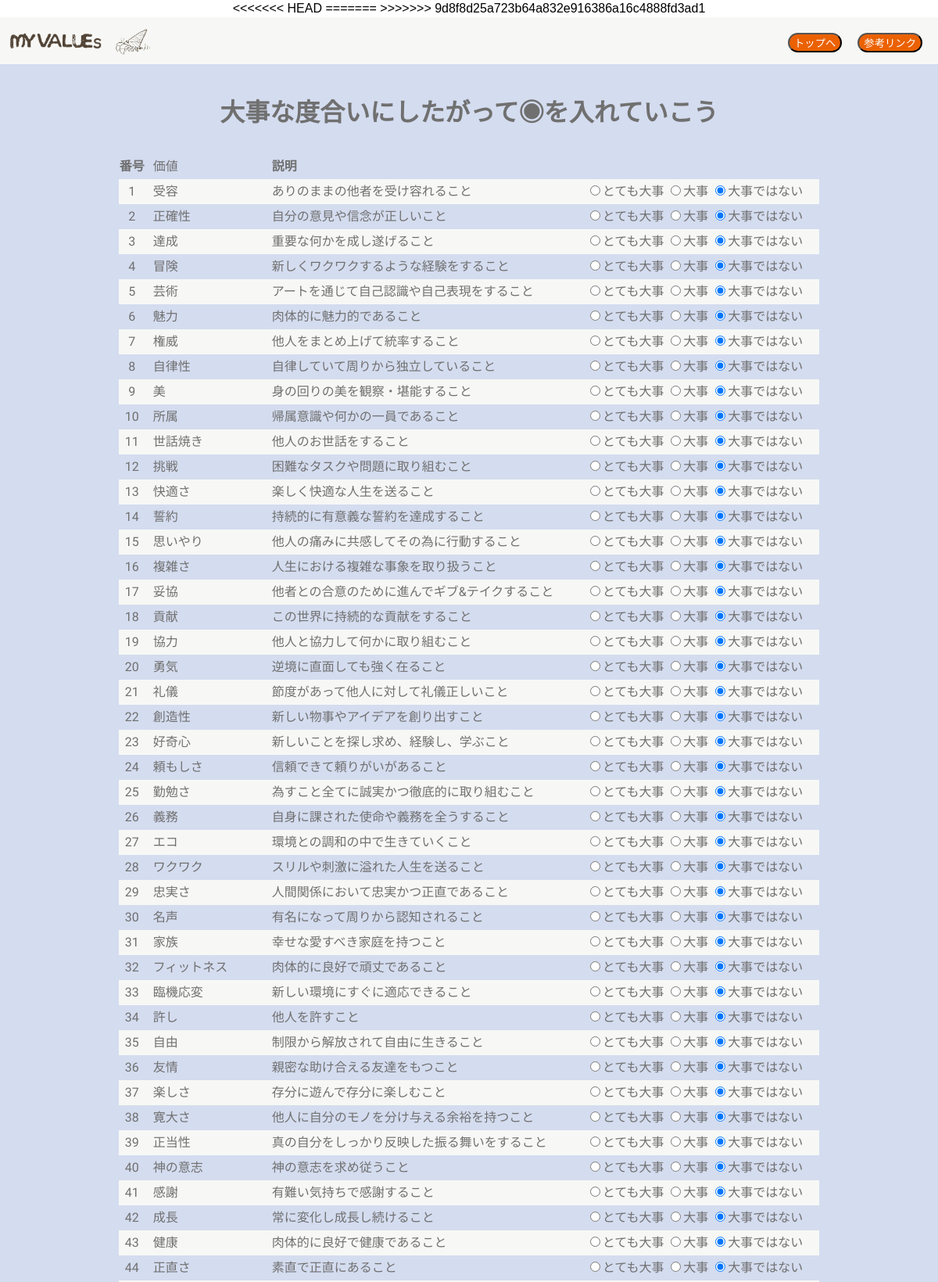
The app's page /page2 (upper part) with its own data.
### tables this page shows
CREATE TABLE "values100" (
	"id"	INTEGER,
	"value"	TEXT,
	"explanation"	TEXT,
	PRIMARY KEY("id")
);

### app.py (the view)
@app.route("/page2",methods=["GET"])
def page2_get():
        conn=sqlite3.connect("myvalues.db")
        c=conn.cursor()
        c.execute("Select id,value,explanation From values100;")
        value_list=[]
        for row in c.fetchall():
            value_list.append({"id":row[0],"task":row[1],"explanation":row[2]})
        c.close()
        conn.close()
        return render_template("/page2.html",value_list=value_list)

### templates/page2.html (shortened to what this page needs)
{% extends "base.html" %}
{% block content %}
<div class="container">
    <div class ="box-list">
        <p>
            <h1>大事な度合いにしたがって◉を入れていこう</h1>
        </p>
        <div class="first-list">
            <form action="/page2" id="list100form" method="post">
                <table>
                    <tr class="value_container">
                        <th>番号</th><th class="titles">価値</th><th class="need">説明</th><th></th>
                    </tr>
                    {% for item in value_list %}
                    <tr class="value_container">
                        <td>{{item['id']}}</td>
                        <td class="titles">{{item['task']}}</td>
                        <td class="need">{{item['explanation']}}</td>
                        <td>
                            <label><input type="radio" name="r{{item['id']}}" value="2">とても大事</label>
                            <label><input type="radio" name="r{{item['id']}}" value="1">大事</label>
                            <label class="last"><input type="radio" name="r{{item['id']}}" value="0" checked>大事ではない</label>
                        </td>
                    </tr>
                    {% endfor %}
                </table>
            </form>
        </div>
    </div>
</div>
{% endblock %}

### static/css/style.css (style rules this page uses)
html { overflow-y: scroll; }
body, h1, h2, h3, h4, h5, p, ul, ol, li, dl, dt, dd { margin: 0px; padding: 0px; }
body { background: #fff; text-align: center; font-size: 16px; line-height: 1.4; min-width: 100%; -webkit-text-size-adjust: 100%; }
body { font-family: "Noto Sans Japanese", "ヒラギノ角ゴ Pro W3", "Hiragino Kaku Gothic Pro", "ヒラギノ角ゴ ProN W3", "Hiragino Kaku Gothic ProN", "游ゴシック", YuGothic, "メイリオ", "Meiryo", "HGPｺﾞｼｯｸM", "Osaka", "ＭＳ Ｐゴシック", sans-serif, Century Gothic, Arial,"M PLUS Rounded 1c"; }
.container { background-color:#D4DCEF; font-family: 'M PLUS Rounded 1c', sans-serif; color: #707070; padding-bottom:80px; height: 100%; }
.container h1 { font-family: 'M PLUS Rounded 1c', sans-serif; color: #707070; }
.box-list { padding-top: 100px; margin: 0 auto; margin-bottom:30px; }
.first-list table { border-collapse: collapse; margin-top: 30px; margin-left: auto; margin-right: auto; }
.first-list table td { background: #F7F8F5; }
.first-list table tr:nth-child(odd) td { background: #D4DCEF; }
.first-list table td { margin-right: 10px; }
.titles { font-weight: 500; height: 30px; width: 150px; text-align: left; padding-left: 10px; }
.need { text-align: left; width: 400px; }
.last { margin-right:20px; }

### records on screen
values100: id "1", task "受容", explanation "ありのままの他者を受け容れること"
values100: id "2", task "正確性", explanation "自分の意見や信念が正しいこと"
values100: id "3", task "達成", explanation "重要な何かを成し遂げること"
values100: id "4", task "冒険", explanation "新しくワクワクするような経験をすること"
values100: id "5", task "芸術", explanation "アートを通じて自己認識や自己表現をすること"
values100: id "6", task "魅力", explanation "肉体的に魅力的であること"
values100: id "7", task "権威", explanation "他人をまとめ上げて統率すること"
values100: id "8", task "自律性", explanation "自律していて周りから独立していること"
values100: id "9", task "美", explanation "身の回りの美を観察・堪能すること"
values100: id "10", task "所属", explanation "帰属意識や何かの一員であること"
values100: id "11", task "世話焼き", explanation "他人のお世話をすること"
values100: id "12", task "挑戦", explanation "困難なタスクや問題に取り組むこと"
values100: id "13", task "快適さ", explanation "楽しく快適な人生を送ること"
values100: id "14", task "誓約", explanation "持続的に有意義な誓約を達成すること"
values100: id "15", task "思いやり", explanation "他人の痛みに共感してその為に行動すること"
values100: id "16", task "複雑さ", explanation "人生における複雑な事象を取り扱うこと"
values100: id "17", task "妥協", explanation "他者との合意のために進んでギブ&テイクすること"
values100: id "18", task "貢献", explanation "この世界に持続的な貢献をすること"
values100: id "19", task "協力", explanation "他人と協力して何かに取り組むこと"
values100: id "20", task "勇気", explanation "逆境に直面しても強く在ること"
values100: id "21", task "礼儀", explanation "節度があって他人に対して礼儀正しいこと"
values100: id "22", task "創造性", explanation "新しい物事やアイデアを創り出すこと"
values100: id "23", task "好奇心", explanation "新しいことを探し求め、経験し、学ぶこと"
values100: id "24", task "頼もしさ", explanation "信頼できて頼りがいがあること"
values100: id "25", task "勤勉さ", explanation "為すこと全てに誠実かつ徹底的に取り組むこと"
values100: id "26", task "義務", explanation "自身に課された使命や義務を全うすること"
values100: id "27", task "エコ", explanation "環境との調和の中で生きていくこと"
values100: id "28", task "ワクワク", explanation "スリルや刺激に溢れた人生を送ること"
values100: id "29", task "忠実さ", explanation "人間関係において忠実かつ正直であること"
values100: id "30", task "名声", explanation "有名になって周りから認知されること"
values100: id "31", task "家族", explanation "幸せな愛すべき家庭を持つこと"
values100: id "32", task "フィットネス", explanation "肉体的に良好で頑丈であること"
values100: id "33", task "臨機応変", explanation "新しい環境にすぐに適応できること"
values100: id "34", task "許し", explanation "他人を許すこと"
values100: id "35", task "自由", explanation "制限から解放されて自由に生きること"
values100: id "36", task "友情", explanation "親密な助け合える友達をもつこと"
values100: id "37", task "楽しさ", explanation "存分に遊んで存分に楽しむこと"
values100: id "38", task "寛大さ", explanation "他人に自分のモノを分け与える余裕を持つこと"
values100: id "39", task "正当性", explanation "真の自分をしっかり反映した振る舞いをすること"
values100: id "40", task "神の意志", explanation "神の意志を求め従うこと"
values100: id "41", task "感謝", explanation "有難い気持ちで感謝すること"
values100: id "42", task "成長", explanation "常に変化し成長し続けること"
values100: id "43", task "健康", explanation "肉体的に良好で健康であること"
values100: id "44", task "正直さ", explanation "素直で正直にあること"
